Frame 1 (no input): blank canvas, image omitted
Frame 60 (the mouse pressed at the canvas centre just before this capture): blank canvas, image omitted
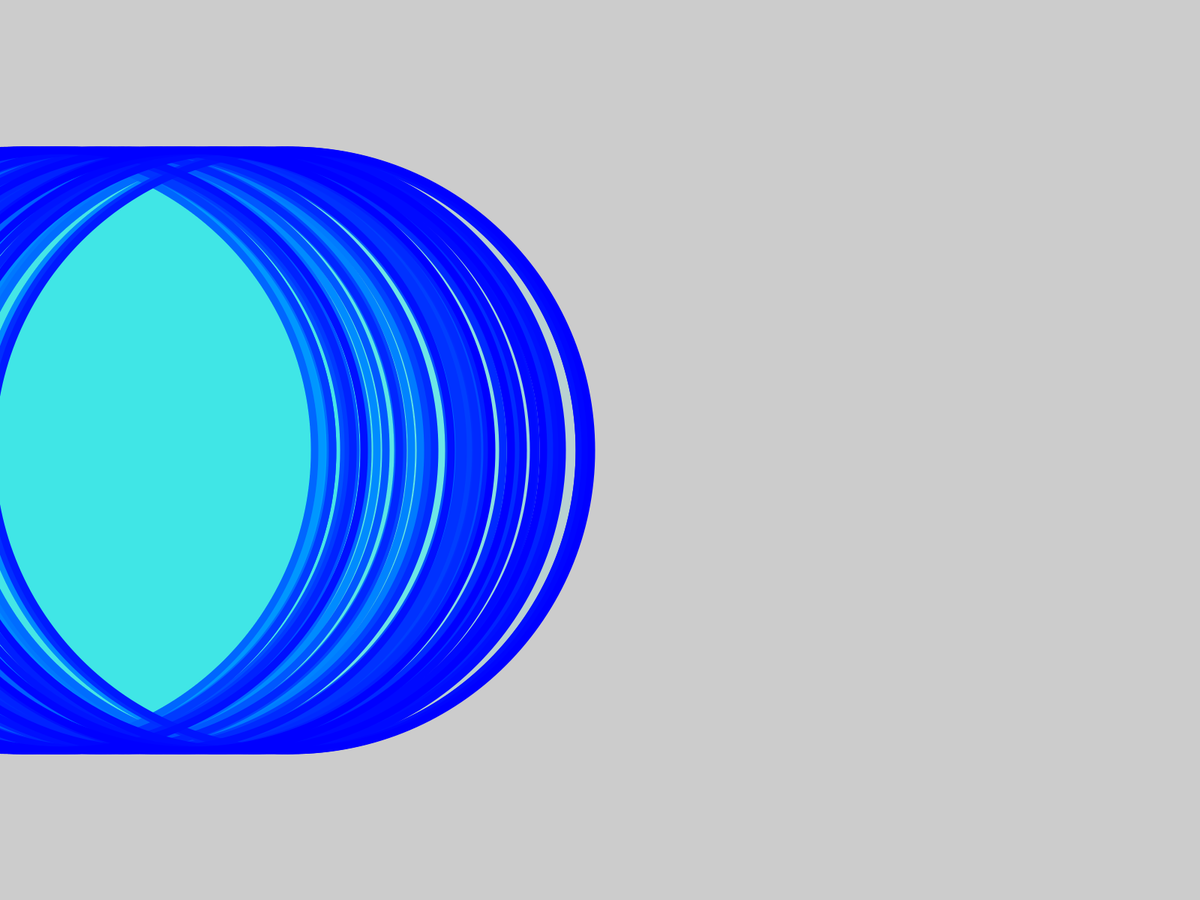
Frame 120 (the mouse held since frame 60 and released just before this capture)

The Processing sketch whose frames 1 and 60 were blank and that drew this single picture after the mouse press (run headless with seeded random() and noise(); from frame 60 on, the mouse is pressed at the canvas centre):

// Processing sketch: sketch_1_5
// ── sketch_1_5.pde
void setup () {
  fullScreen();
  //size(400, 400);
  
}

void draw () {

  //background (0, 0, 255);
  
  // line interactive
  strokeWeight(10);
  stroke(0, 0, 255);
  fill((frameCount / 60) % 255,255,255,5);
  ellipse(random(0,400), height/2, mouseX, mouseX);
}
